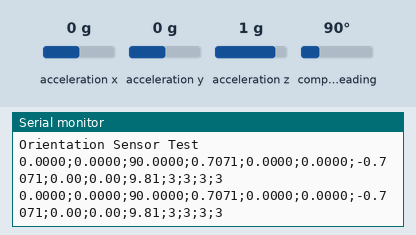
A sketch run on a simulated Arduino Uno, built with avr-gcc and run on an emulated ATmega328P. Parts: the last lines printed to the serial monitor. Inputs (shaded band) come from the test bench; at power-on: acceleration x 0 g, acceleration y 0 g, acceleration z 1 g, compass heading 90°.

Above: at 2.2 s.
2.3 s: acceleration x set to -1.4 g
At 3.6 s:
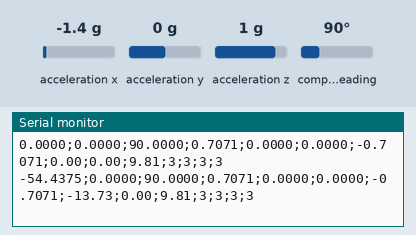
3.8 s: acceleration y set to -1.4 g
At 4.9 s:
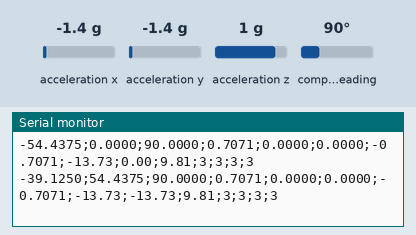
5.3 s: acceleration z set to -1.4 g
At 6.6 s:
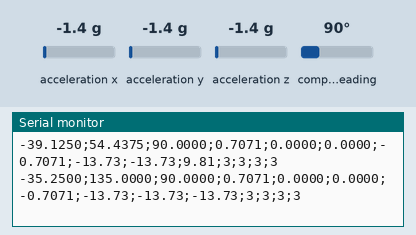
6.8 s: compass heading set to 7°
At 7.9 s:
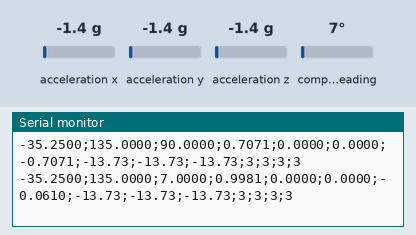
Timing chart, 0 to 9.3 s (numbered marks = the images above; inputs shaded):
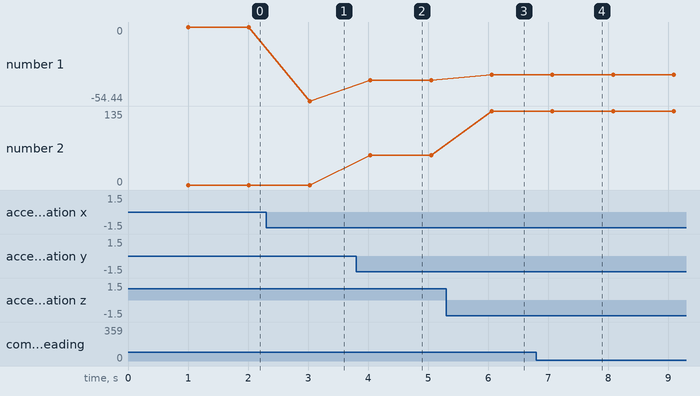

Measured:
- after the input at 2.3 s, the serial monitor: prints a new line after 0.73 s (image 1)
- after the input at 3.8 s, the serial monitor: prints a new line after 0.24 s (image 2)
- after the input at 5.3 s, the serial monitor: prints a new line after 0.76 s (image 3)
- after the input at 6.8 s, the serial monitor: prints a new line after 0.27 s (image 4)
- plotted number 1: 0 → -54.44 after the input at 2.3 s, -54.44 → -39.12 after the input at 3.8 s, -39.12 → -35.25 after the input at 5.3 s
- plotted number 2: 0 → 54.44 after the input at 3.8 s, 54.44 → 135 after the input at 5.3 s

The sketch:

IMU_data.ino
```cpp
#include <Wire.h>
#include <Adafruit_Sensor.h>
#include <Adafruit_BNO055.h>
#include <utility/imumaths.h>

uint16_t BNO055_SAMPLERATE_DELAY_MS = 20;
Adafruit_BNO055 bno = Adafruit_BNO055(55);

float ytilt=0.0;
float ztilt=0.0;
float xtilt=0.0;
float qw=0.0;
float qx=0.0;
float qy=0.0;
float qz=0.0;
float accx=0.0;
float accy=0.0;
float accz=0.0;

int sys_cal=0;
int acc_cal=0;
int mag_cal=0;
int gyro_cal=0;

void setup(void)
{
  Serial.begin(115200);
  Serial.println("Orientation Sensor Test"); Serial.println("");

  /* Initialise the sensor */
  if(!bno.begin())
  {
    /* There was a problem detecting the BNO055 ... check your connections */
    Serial.print("Ooops, no BNO055 detected ... Check your wiring or I2C ADDR!");
    while(1);
  }

  delay(1000);

  bno.setExtCrystalUse(true);
}

void loop(void)
{
  /* Get a new sensor event */
  sensors_event_t event;
  bno.getEvent(&event);

  imu::Quaternion quat = bno.getQuat();
  qw=quat.w();
  qx=quat.x();
  qy=quat.y();
  qz=quat.z();
  ytilt=event.orientation.y;
  ztilt=event.orientation.z;
  xtilt=event.orientation.x;
  if(xtilt>180)
  {
    xtilt = xtilt-360;
  }

  imu::Vector<3> accvec=bno.getVector(Adafruit_BNO055::VECTOR_ACCELEROMETER);
  accx=accvec.x();
  accy=accvec.y();
  accz=accvec.z();


  uint8_t systemc, gyro, accel, mag;
  systemc = gyro = accel = mag = 0;
  bno.getCalibration(&systemc, &gyro, &accel, &mag);

  sys_cal=systemc;
  gyro_cal=gyro;
  acc_cal=accel;
  mag_cal=mag;

  /* Display the floating point data */

  PrintAllData();
}


void PrintAllData()
{
//
  Serial.print(ytilt, 4);
  Serial.flush();
  Serial.print(';');
  Serial.flush();
  Serial.print(ztilt, 4);
  Serial.flush();
  Serial.print(';');
  Serial.print(xtilt, 4);
  Serial.flush();
  Serial.print(';');

  Serial.print(qw, 4);
  Serial.flush();
  Serial.print(';');
  Serial.print(qx, 4);
  Serial.flush();
  Serial.print(';');
  Serial.print(qy, 4);
  Serial.flush();
  Serial.print(';');
  Serial.flush();
  Serial.print(qz, 4);


  Serial.flush();
  Serial.print(';');
  Serial.print(accx);
  Serial.flush();
  Serial.print(';');
  Serial.print(accy);
  Serial.flush();
  Serial.print(';');
  Serial.flush();
  Serial.print(accz);

  Serial.flush();
  Serial.print(';');
  Serial.flush();
  Serial.print(sys_cal, DEC);
  Serial.flush();
  Serial.print(';');
  Serial.print(gyro_cal, DEC);
  Serial.flush();
  Serial.print(';');
  Serial.print(acc_cal, DEC);
  Serial.flush();
  Serial.print(';');
  Serial.flush();
  Serial.print(mag_cal, DEC);
  Serial.print('\n');
  //Serial.print(';');
  Serial.flush();


  //Serial.println(" ");

  //delay(30);
  delay(1000);

  }
```
